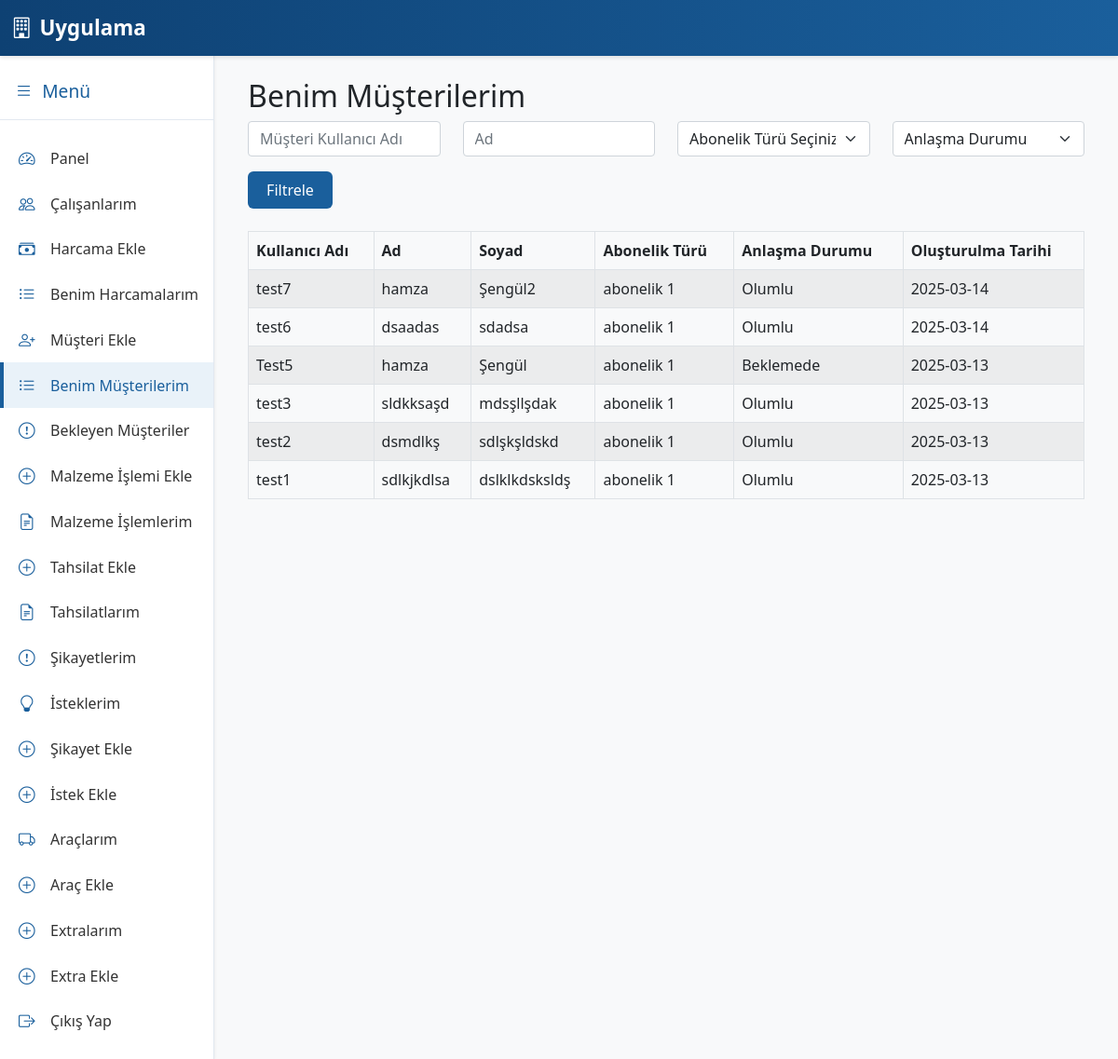
The page /list-customers-rep/ (signed in) on the database its author committed.
### core/models.py (models this page shows, shortened)
class Customer(models.Model):
    AGREEMENT_STATUS_CHOICES = (
    ('beklemede', 'Beklemede'),
    ('olumlu', 'Olumlu'),
    ('olumsuz', 'Olumsuz'),
)
    rep = models.ForeignKey(settings.AUTH_USER_MODEL, on_delete=models.CASCADE,
                            verbose_name="Temsilci")  # Kaydı oluşturan temsilci
    username = models.CharField(max_length=150, unique=True)
    first_name = models.CharField(max_length=150)
    last_name = models.CharField(max_length=150)
    identification = models.CharField(max_length=100, blank=True, null=True, verbose_name="TC/Vergi No")
    tax_office = models.CharField(max_length=150, blank=True, null=True, verbose_name="Vergi Dairesi")
    address = models.TextField()
    subscription_type = models.ForeignKey(SubscriptionType, on_delete=models.SET_NULL, null=True)
    subscription_duration = models.ForeignKey(SubscriptionDuration, on_delete=models.SET_NULL, null=True)
    subscription_start_date = models.DateField()
    payment_type = models.ForeignKey(PaymentType, on_delete=models.SET_NULL, null=True)
    amount = models.DecimalField(max_digits=10, decimal_places=2)
    description = models.TextField(blank=True, null=True)
    agreement_status = models.CharField(max_length=10, choices=AGREEMENT_STATUS_CHOICES)
    created_at = models.DateTimeField(auto_now_add=True)

class SubscriptionType(models.Model):
    name = models.CharField(max_length=100)
    description = models.TextField(blank=True, null=True)

### core/views.py (the view)
# urls.py: path('list-customers-rep/', views.list_customers_rep, name='list_customers_rep'),
@login_required
def list_customers_rep(request):
    if request.user.is_superuser or request.user.level < 2:
        return redirect('home')
    customers = Customer.objects.filter(rep=request.user).order_by("-created_at")
    username = request.GET.get('username', '')
    first_name = request.GET.get('first_name', '')
    subscription_type = request.GET.get('subscription_type', '')
    agreement_status = request.GET.get('agreement_status', '')
    if username:
        customers = customers.filter(username__icontains=username)
    if first_name:
        customers = customers.filter(first_name__icontains=first_name)
    if subscription_type:
        try:
            subscription_type_id = int(subscription_type)
            customers = customers.filter(subscription_type__id=subscription_type_id)
        except ValueError:
            pass  # Geçersiz değer gönderildiyse filtrelemeyi atla.
    if agreement_status:
        customers = customers.filter(agreement_status=agreement_status)
    context = {
        'customers': customers,
        'subscription_types': SubscriptionType.objects.all(),
    }
    return render(request, "list_customers_rep.html", context)

### core/templates/list_customers_rep.html (shortened to what this page needs)
{% extends "base.html" %}
{% block content %}
<div class="container">
  <h2>Benim Müşterilerim</h2>
  <form method="get" class="mb-4">
    <div class="row">
      <div class="col-md-3">
        <input type="text" name="username" class="form-control" placeholder="Müşteri Kullanıcı Adı" value="{{ request.GET.username }}">
      </div>
      <div class="col-md-3">
        <input type="text" name="first_name" class="form-control" placeholder="Ad" value="{{ request.GET.first_name }}">
      </div>
      <div class="col-md-3">
        <select name="subscription_type" class="form-select">
          <option value="">Abonelik Türü Seçiniz</option>
        </select>
      </div>
      <div class="col-md-3">
        <select name="agreement_status" class="form-select">
          <option value="">Anlaşma Durumu</option>
        </select>
      </div>
    </div>
    <button type="submit" class="btn btn-corporate mt-3">Filtrele</button>
  </form>
  <table class="table table-bordered table-striped">
    <thead>
      <tr>
        <th>Kullanıcı Adı</th>
        <th>Ad</th>
        <th>Soyad</th>
        <th>Abonelik Türü</th>
        <th>Anlaşma Durumu</th>
        <th>Oluşturulma Tarihi</th>
      </tr>
    </thead>
    <tbody>
      {% for customer in customers %}
      <tr>
        <td>{{ customer.username }}</td>
        <td>{{ customer.first_name }}</td>
        <td>{{ customer.last_name }}</td>
        <td>{{ customer.subscription_type.name }}</td>
        <td>{{ customer.get_agreement_status_display }}</td>
        <td>{{ customer.created_at|date:"Y-m-d" }}</td>
      </tr>
      {% empty %}
      <tr>
        <td colspan="6">Hiç müşteri bulunamadı.</td>
      </tr>
      {% endfor %}
    </tbody>
  </table>
</div>
{% endblock %}

### rows shown on the page
Customer: username "test7", first_name "hamza", last_name "Şengül2", subscription_type.name "abonelik 1", agreement_status "Olumlu", created_at "2025-03-14"
Customer: username "test6", first_name "dsaadas", last_name "sdadsa", subscription_type.name "abonelik 1", agreement_status "Olumlu", created_at "2025-03-14"
Customer: username "Test5", first_name "hamza", last_name "Şengül", subscription_type.name "abonelik 1", agreement_status "Beklemede", created_at "2025-03-13"
Customer: username "test3", first_name "sldkksaşd", last_name "mdsşllşdak", subscription_type.name "abonelik 1", agreement_status "Olumlu", created_at "2025-03-13"
Customer: username "test2", first_name "dsmdlkş", last_name "sdlşkşldskd", subscription_type.name "abonelik 1", agreement_status "Olumlu", created_at "2025-03-13"
Customer: username "test1", first_name "sdlkjkdlsa", last_name "dslklkdsksldş", subscription_type.name "abonelik 1", agreement_status "Olumlu", created_at "2025-03-13"
